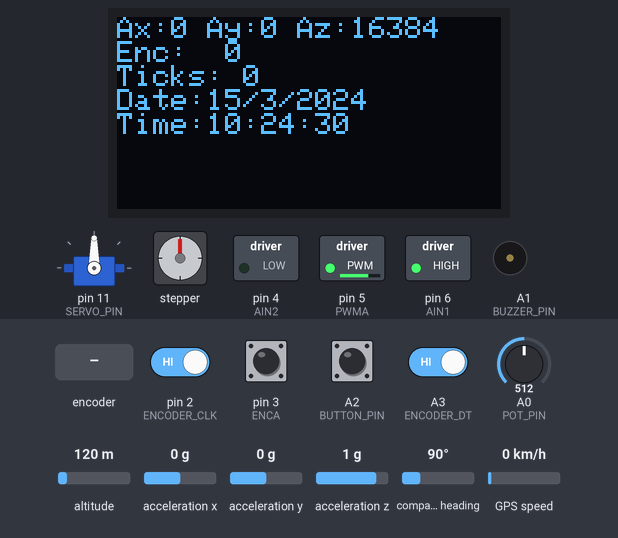
This sketch was run on a simulated Arduino Uno, built with avr-gcc and run on an emulated ATmega328P. Shown: 128×64 one-colour display, servo, stepper motor, switched loads named in the sketch (green lamp = pin HIGH), buzzer (waves = sounding, pin HIGH). Wiring (inferred from the names in the program): MPU-6050 motion sensor at I2C address 0x68. Inputs (shaded band) come from the test bench; at power-on: A2 (BUTTON_PIN), A3 (ENCODER_DT), pin 2 (ENCODER_CLK), pin 3 (ENCA) HIGH, A0 (POT_PIN) = 512, altitude 120 m, acceleration x 0 g, acceleration y 0 g, acceleration z 1 g, compass heading 90°, GPS speed 0 km/h. The GPS gets a fix after 3 s at 37.7749, -122.4194 with 8 satellites; stepper angles assume 2048 steps per turn.

Above: at 1.2 s.
1.3 s: rotary encoder on pin 2 (ENCODER_CLK) / A3 (ENCODER_DT) turned 3 steps (first pin leading)
At 3.1 s:
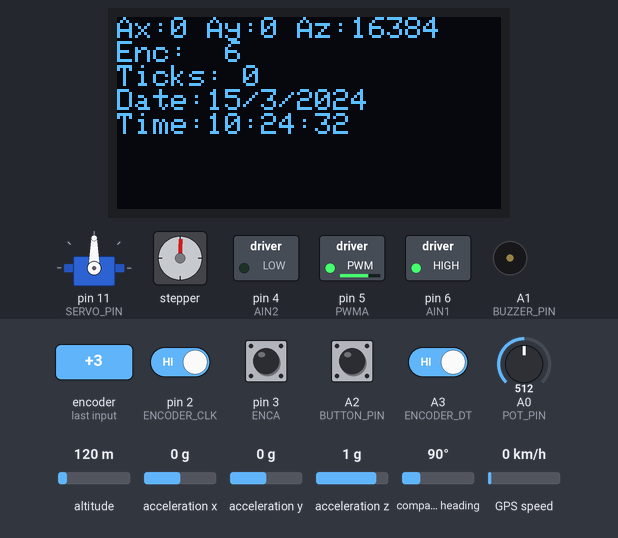
3.4 s: A2 (BUTTON_PIN) pulled LOW for 3.2 s
At 7.9 s:
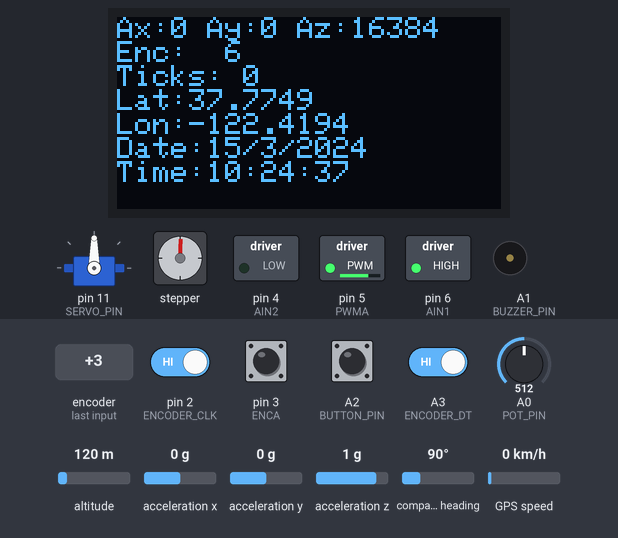
8.1 s: A0 (POT_PIN) set to 716
At 9.1 s:
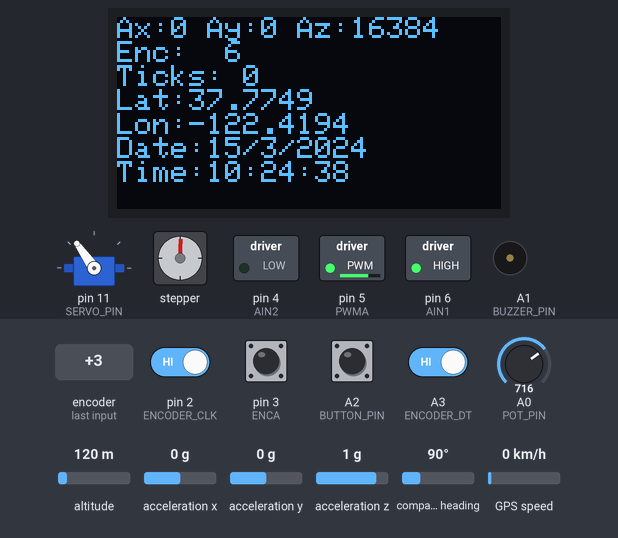
11.8 s: A2 (BUTTON_PIN) pulled LOW for 0.15 s
At 11.94 s:
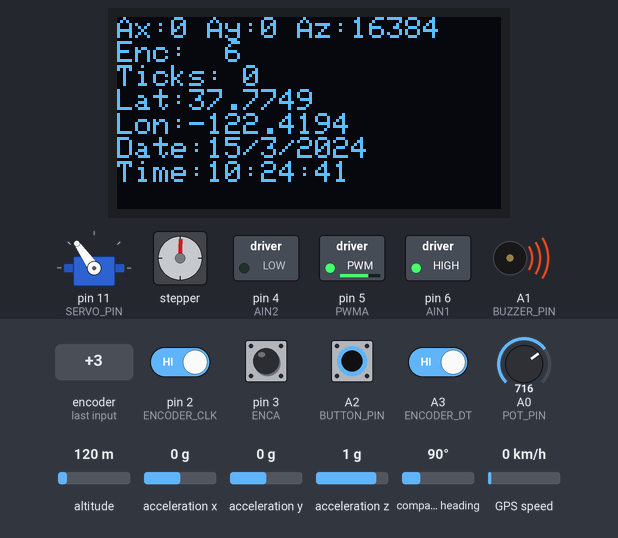
13.4 s: A0 (POT_PIN) set to 992
At 14.3 s:
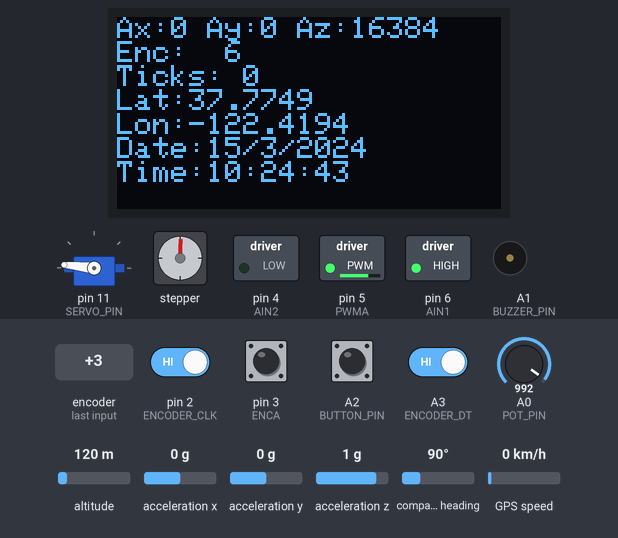
17.0 s: A2 (BUTTON_PIN) pulled LOW for 3.2 s
At 17.11 s:
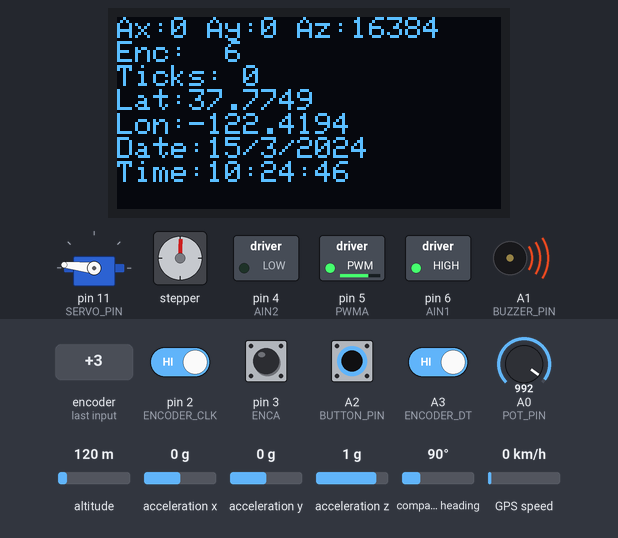
Timing chart, 0 to 21.3 s (numbered marks = the images above; inputs shaded):
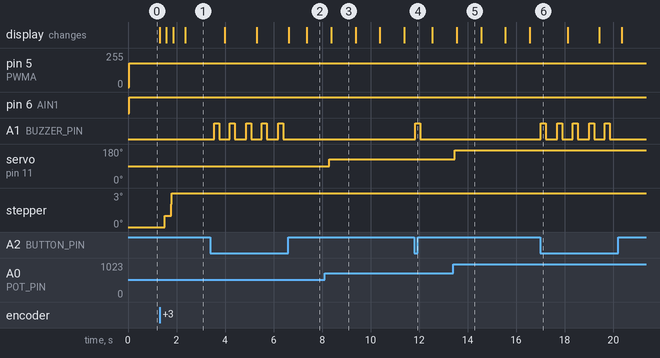

The sketch:

01_ControllerBoard_All_Tests.ino
```cpp
#include <Servo.h>
#include <Stepper.h>
#include <Wire.h>
#include <Adafruit_GFX.h>
#include <Adafruit_SSD1306.h>
#include <TinyGPSPlus.h>


#define BUTTON_PIN A2
#define BUZZER_PIN A1


// ========== OLED ==========
Adafruit_SSD1306 display(128, 64, &Wire, -1);

// ========== Servo ==========
Servo myServo;
#define SERVO_PIN 11
#define POT_PIN A0

// ========== Stepper ==========
#define STEPS 32
Stepper myStepper(STEPS, 8, 10, 9, 7);
volatile bool rotateCW = false, rotateCCW = false;

// ========== Rotary Encoder ==========
#define ENCODER_CLK 2
#define ENCODER_DT A3

volatile int encoderCount = 0;

//String encoderDir = "";

// ========== DC Motor with Encoder ==========
#define PWMA 5
#define AIN1 6
#define AIN2 4
#define ENCA 3
volatile long ticks = 0;

// ========== GPS ==========
TinyGPSPlus gps;

// ========== MPU6050 ==========
#define MPU_ADDR 0x68
int16_t ax, ay, az;

// ========== Setup ==========
void setup() {
  // Serial for GPS
  Serial.begin(9600);

  pinMode(BUTTON_PIN, INPUT_PULLUP);  // Internal pull-up resistor
  pinMode(BUZZER_PIN, OUTPUT);


  // OLED
  display.begin(SSD1306_SWITCHCAPVCC, 0x3C);

  // Servo
  myServo.attach(SERVO_PIN);

  // Stepper
  myStepper.setSpeed(500);  // Adjust speed as needed

  // Rotary Encoder
  pinMode(ENCODER_CLK, INPUT);
  pinMode(ENCODER_DT, INPUT);
  attachInterrupt(digitalPinToInterrupt(ENCODER_CLK), readEncoder, CHANGE);

  // DC Motor
  pinMode(PWMA, OUTPUT);
  pinMode(AIN1, OUTPUT);
  pinMode(AIN2, OUTPUT);
  pinMode(ENCA, INPUT);
  attachInterrupt(digitalPinToInterrupt(ENCA), countTicks, RISING);

  // MPU6050 init
  Wire.begin();
  Wire.beginTransmission(MPU_ADDR);
  Wire.write(0x6B);
  Wire.write(0);
  Wire.endTransmission(true);
}

// ========== Loop ==========
void loop() {
  // (a) Potentiometer controls Servo
  int pot = analogRead(POT_PIN);
  myServo.write(map(pot, 0, 1023, 0, 180));

  // (b) Rotary Encoder controls Stepper
  if (rotateCW) {
    myStepper.step(10); rotateCW = false;
  } else if (rotateCCW) {
    myStepper.step(-10); rotateCCW = false;
  }

  // (c) MPU6050 Raw Data
  Wire.beginTransmission(MPU_ADDR);
  Wire.write(0x3B);
  Wire.endTransmission(false);
  Wire.requestFrom(MPU_ADDR, 6, true);
  ax = Wire.read() << 8 | Wire.read();
  ay = Wire.read() << 8 | Wire.read();
  az = Wire.read() << 8 | Wire.read();

  // (d) GPS
  while (Serial.available()) gps.encode(Serial.read());

  // (e) Run DC Motor until 10,000 ticks
  if (ticks < 5000) {
    digitalWrite(AIN1, HIGH);
    digitalWrite(AIN2, LOW);
    analogWrite(PWMA, 180);
  } else {
    analogWrite(PWMA, 0);  // Stop motor
  }

  // OLED Display
  display.clearDisplay();
  display.setCursor(0, 0);
  display.setTextSize(1);
  display.setTextColor(SSD1306_WHITE);
  display.print("Ax:"); display.print(ax);
  display.print(" Ay:"); display.print(ay);
  display.print(" Az:"); display.println(az);

  display.print("Enc: ");
 // display.print(encoderDir);
  display.print(" ");
  display.println(encoderCount);


  // Add encoder pulse count
  display.print("Ticks: "); display.println(ticks);  // <-- ADDED LINE

  if (gps.location.isValid()) {
    display.print("Lat:"); display.println(gps.location.lat(), 4);
    display.print("Lon:"); display.println(gps.location.lng(), 4);
  }

  if (gps.date.isValid()) {
    display.print("Date:"); display.print(gps.date.day()); display.print("/");
    display.print(gps.date.month()); display.print("/");
    display.println(gps.date.year());
  }

  if (gps.time.isValid()) {
    display.print("Time:");
    display.print(gps.time.hour()); display.print(":");
    display.print(gps.time.minute()); display.print(":");
    display.println(gps.time.second());
  }


  // (f) - Play buzzer on button press
  if (digitalRead(BUTTON_PIN) == LOW) {
    digitalWrite(BUZZER_PIN, HIGH);
    delay(200); // short buzz
    digitalWrite(BUZZER_PIN, LOW);
    delay(200); // debounce delay
  }
  display.display();
  delay(200);
}

// ========== Interrupts ==========
void readEncoder() {
  if (digitalRead(ENCODER_DT) != digitalRead(ENCODER_CLK)) {
    encoderCount++;
    rotateCW = true;
    //encoderDir = "CW";
  } else {
    encoderCount--;
    rotateCCW = true;
    //encoderDir = "CCW";
  }
}


void countTicks() {
  ticks++;
}
```

Measured:
- after the input at 3.4 s, A1 (BUZZER_PIN): alternates HIGH for 0.20 s and LOW for 0.46 s, 10 changes in all, then stays LOW, starting after 0.16 s
- after the input at 8.1 s, servo on pin 11 (SERVO_PIN): 90° → 125° after 0.20 s
- after the input at 11.8 s, A1 (BUZZER_PIN): LOW → HIGH at once, → LOW 0.20 s later
- after the input at 13.4 s, servo on pin 11 (SERVO_PIN): 125° → 174° after 0.07 s
- after the input at 17.0 s, A1 (BUZZER_PIN): alternates HIGH for 0.20 s and LOW for 0.46 s, 10 changes in all, then stays LOW, starting at once
- what the display in image 5 shows lasts 1.1 s, from 13.5 s to 14.6 s
